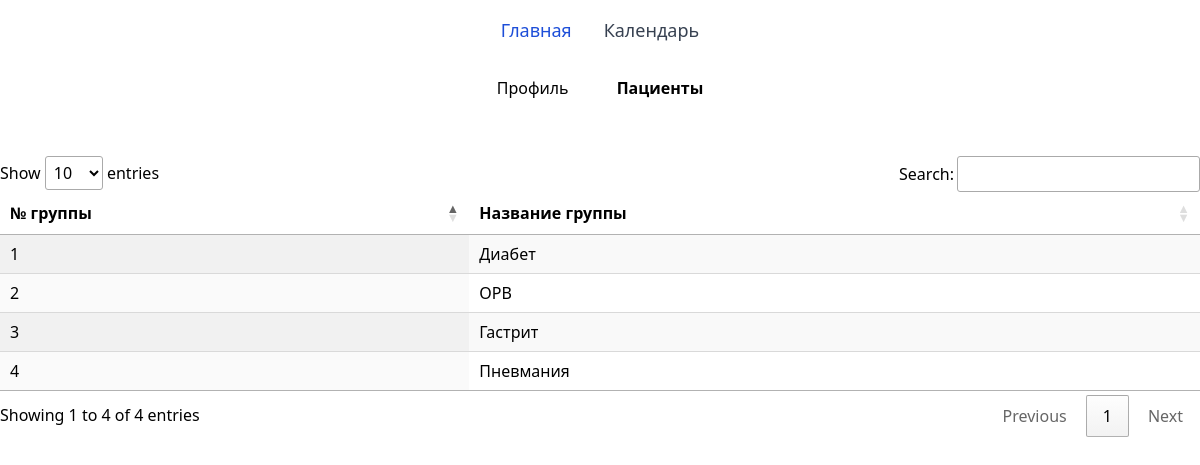
Page /profile/patients on the committed database.
### main/models.py (models this page shows, shortened)
class GroupDoctor(models.Model):
    users = models.ManyToManyField(User, related_name="groups_doctor")
    title = models.CharField(max_length=155)

### main/views.py (the view)
# urls.py: path("profile/patients", main.patients, name="patients"),
def patients(request):
    groups = GroupDoctor.objects.all()
    content = {
        "title": "Paracelsus",
        "groups": groups
    }
    return render(request, "main/patients-doctor.html", content)

### main/context_processors.py (called while the page is built)
def profile(request):
    return {"profile": Profile.objects.first()}

### main/templates/main/patients-doctor.html (shortened to what this page needs)
{% extends "main/base.html" %}
{% load static %}
{% block content %}
<div class="doctor-nav">
    <div class="container p-2 space-x-8 mx-auto flex flex-row place-content-center">
        <a href="{% url 'main:profile' %}" class="doctor-nav-item p-2">Профиль</a>
        <a href="#" class="doctor-nav-item p-2 font-bold">Пациенты</a>
    </div>
</div>
<div class="py-10">
    <table id="myDataTable" class="display">
        <thead>
          <tr>
            <th>№ группы</th>
            <th>Название группы</th>
          </tr>
        </thead>
        <tbody>
        {% for group in groups %}
          <tr>
            <td>{{ forloop.counter }}</td>
            <td><a href="{% url 'main:group' group.id %}" >{{ group.title }}</a></td>
          </tr>
          {% endfor %}
        </tbody>
      </table>
</div>
{% endblock %}

### rows in the picture
GroupDoctor: title "Диабет"
GroupDoctor: title "ОРВ"
GroupDoctor: title "Гастрит"
GroupDoctor: title "Пневмания"
